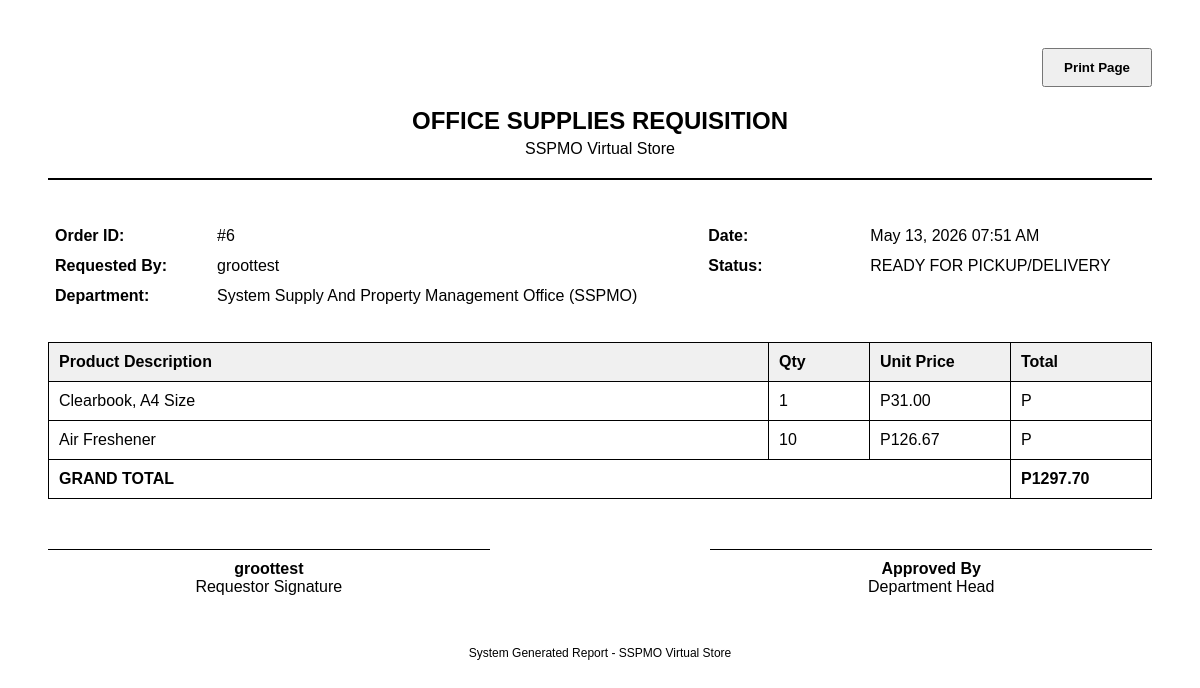
Page /print-order/6/ (signed in) on the earlier database version.
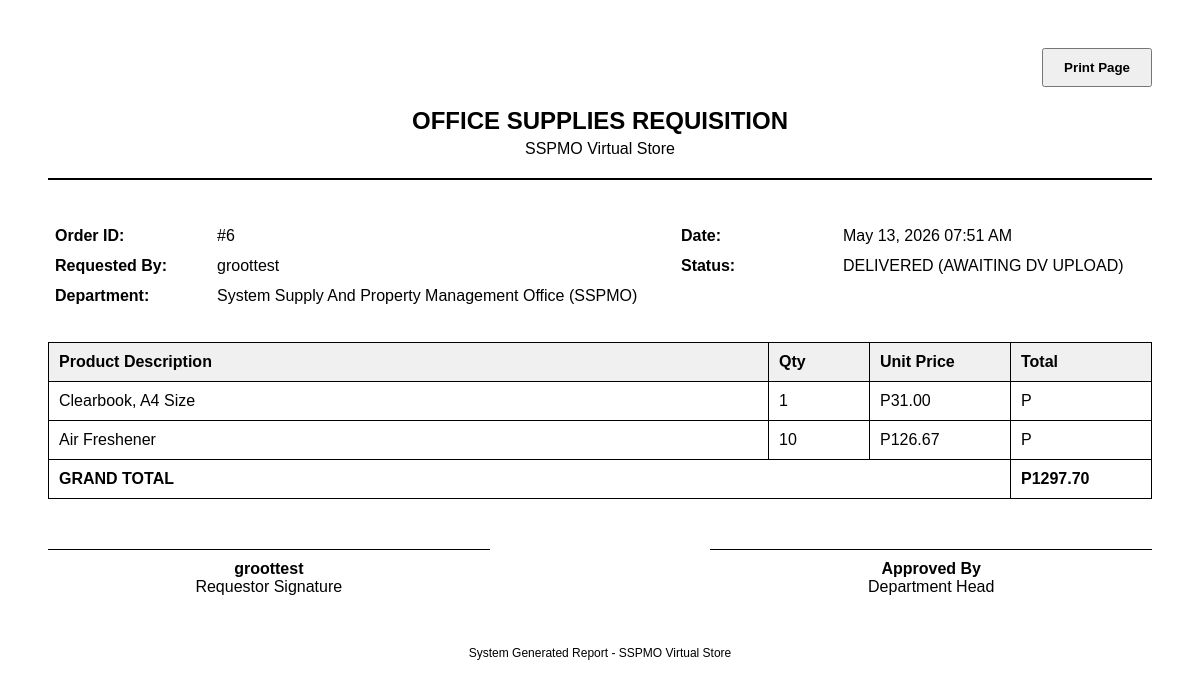
Same page on the later database version.
### supplies/models.py (models this page shows, shortened)
class Order(models.Model):
    STATUS_CHOICES = [
        ('pending', 'Pending Admin Validation (Aaron)'),
        ('for_approval', 'For Chief Approval (Isagani)'),
        ('approved', 'Ready for Pickup/Delivery'),
        ('delivered_pending_settlement', 'Delivered (Awaiting DV Upload)'),
        ('completed', 'Completed & Settled'),
        ('returned', 'Returned to Sender'),
        ('cancelled', 'Cancelled'),
    ]
    user = models.ForeignKey(User, on_delete=models.SET_NULL, null=True, blank=True)
    employee_name = models.CharField(max_length=100)
    department = models.ForeignKey(Department, on_delete=models.SET_NULL, null=True, blank=True, related_name='orders')
    total_amount = models.DecimalField(max_digits=10, decimal_places=2)
    remarks = models.TextField(blank=True, null=True)
    dv_no = models.CharField(max_length=100, blank=True, null=True, verbose_name="Disbursement Voucher No.")
    dv_file = models.FileField(upload_to='order_settlements/', blank=True, null=True)
    dv_uploaded_at = models.DateTimeField(blank=True, null=True)
    dv_verified_at = models.DateTimeField(blank=True, null=True)
    dv_verified_by = models.ForeignKey(User, on_delete=models.SET_NULL, null=True, related_name='verified_settlements')
    admin_validated = models.BooleanField(default=False)
    chief_approved = models.BooleanField(default=False)
    status = models.CharField(max_length=50, choices=STATUS_CHOICES, default='pending')
    created_at = models.DateTimeField(auto_now_add=True) # Request Time
    approved_at = models.DateTimeField(null=True, blank=True) # Approval Time
    released_at = models.DateTimeField(null=True, blank=True) # Physical Handover Time
    completed_at = models.DateTimeField(null=True, blank=True) # Final Settlement Time
    is_emergency = models.BooleanField(default=False)
    status = models.CharField(max_length=30, choices=STATUS_CHOICES, default='pending')
    document1 = models.FileField(upload_to='order_documents/', blank=True, null=True)
    document2 = models.FileField(upload_to='order_documents/', blank=True, null=True)
    document3 = models.FileField(upload_to='order_documents/', blank=True, null=True)

class Department(models.Model):
    name = models.CharField(max_length=100, unique=True)
    description = models.TextField(blank=True, null=True)
    def __str__(self):
        return self.name
    class Meta: ordering = ['name']

### supplies/views/client.py (the view)
# urls.py: path('print-order/<int:order_id>/', views.print_order, name='print_order'),
@login_required
def print_order(request, order_id):
    order = get_object_or_404(Order, pk=order_id)
    return render(request, 'supplies/print_order.html', {'order': order})

### supplies/context_processors.py (called while the page is built)
def sidebar_pulse(request):
    if not request.user.is_authenticated or not request.user.is_staff:
        return {}
    try:
        pulse_data = {
            'pulse_pending_orders': Order.objects.filter(status='pending').count(),
            'pulse_open_aprs': APRRequest.objects.exclude(status__in=['CLOSED', 'CANCELLED']).count(),
            'pulse_low_stock': Product.objects.filter(stock__lte=F('reorder_point')).count(),
            'pulse_incoming_deliveries': APRRequest.objects.filter(status__in=['SENT', 'PAID', 'PARTIALLY_RECEIVED']).count(),
        }
    except Exception:
        pulse_data = {}
    return pulse_data

### supplies/templates/supplies/print_order.html (shortened to what this page needs)
<!DOCTYPE html>
<html lang="en">
<head>
</head>
<body onload="window.print()">
    <div class="no-print" style="text-align: right; margin-bottom: 20px;">
        <button onclick="window.print()" style="padding: 10px 20px; cursor: pointer; font-weight: bold;">Print Page</button>
    </div>
    <div class="header">
        <h1>Office Supplies Requisition</h1>
        <p>SSPMO Virtual Store</p>
    </div>
    <table class="meta-table">
        <tr>
            <td class="label">Order ID:</td>
            <td>#{{ order.id }}</td>
            <td class="label">Date:</td>
            <td>{{ order.created_at|date:"F j, Y h:i A" }}</td>
        </tr>
        <tr>
            <td class="label">Requested By:</td>
            <td>{{ order.employee_name }}</td>
            <td class="label">Status:</td>
            <td>{{ order.get_status_display|upper }}</td>
        </tr>
        <tr>
            <td class="label">Department:</td>
            <td>{{ order.department }}</td>
        </tr>
    </table>
    <table class="items-table">
        <thead>
            <tr>
                <th>Product Description</th>
                <th class="text-center" style="width: 80px;">Qty</th>
                <th class="text-right" style="width: 120px;">Unit Price</th>
                <th class="text-right" style="width: 120px;">Total</th>
            </tr>
        </thead>
        <tbody>
            {% for item in order.items.all %}
            <tr>
                <td>{{ item.product.name }}</td>
                <td class="text-center">{{ item.quantity }}</td>
                <td class="text-right">P{{ item.price|floatformat:2 }}</td>
                <td class="text-right">P{{ item.get_cost|floatformat:2 }}</td>
            </tr>
            {% endfor %}
            <tr>
                <td colspan="3" class="text-right" style="font-weight: bold;">GRAND TOTAL</td>
                <td class="text-right" style="font-weight: bold;">P{{ order.total_amount|floatformat:2 }}</td>
            </tr>
        </tbody>
    </table>
    <div class="signatures">
        <div class="sig-box">
            <strong>{{ order.employee_name }}</strong><br>
            Requestor Signature
        </div>
        <div class="sig-box">
            <strong>Approved By</strong><br>
            Department Head
        </div>
    </div>
    <div class="footer">
        <p>System Generated Report - SSPMO Virtual Store</p>
    </div>
</body>
</html>

Differences in the rows shown:
changed Order "groottest": status "READY FOR PICKUP/DELIVERY" → "DELIVERED (AWAITING DV UPLOAD)"
